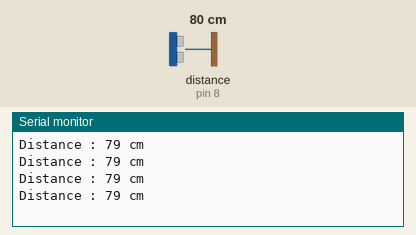
Bench run of a sketch on a simulated Arduino Uno, built with avr-gcc and run on an emulated ATmega328P. On the bench: the last lines printed to the serial monitor. Wiring (inferred from the names in the program): ultrasonic range finder: trigger pin 7; echo pin 8. The test bench sets the inputs (shaded band); at power-on: distance to the obstacle (sensor on pin 8) 80 cm. The echo pulse lasts 58.3 µs per cm.

Above: at 1.2 s.
1.3 s: distance to the obstacle (sensor on pin 8) set to 2 cm
At 1.73 s:
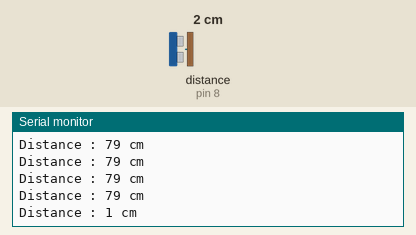
2.8 s: distance to the obstacle (sensor on pin 8) set to 4 cm
At 2.94 s:
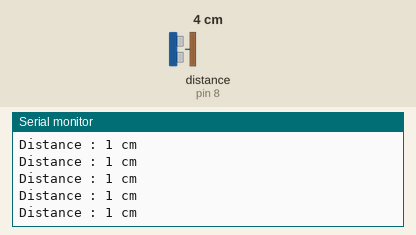
Timing chart, 0 to 5.8 s (numbered marks = the images above; inputs shaded):
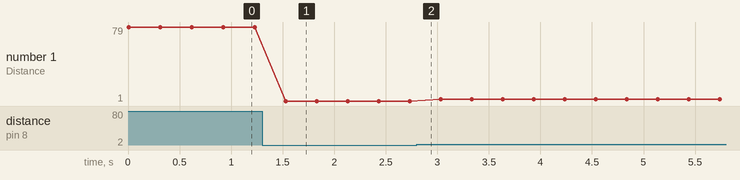

The sketch:

Test_4_Ultrasonic.ino
```cpp
/*
  TEST 4 : THE HC-SR04 ULTRASONIC SENSOR
  --------------------------------------
  Goal: check that the sensor measures distances correctly.

  Wiring:
    VCC  -> 5V
    GND  -> GND
    Trig -> pin 7
    Echo -> pin 8

  How does it work?
    1. Send a pulse on Trig: the sensor emits an ultrasound.
    2. The sound bounces off the obstacle and comes back (the echo).
    3. Echo stays HIGH during the whole round trip of the sound.
    4. distance = time x speed of sound / 2  (divided by 2: there + back)

  Expected result (Serial Monitor, 9600 baud):
  move your hand closer -> the distance decreases.
  Always "Nothing detected"? Check Trig/Echo (swapped?) and the 5V.
*/

const int TRIG_PIN = 7;
const int ECHO_PIN = 8;

void setup() {
  Serial.begin(9600);
  pinMode(TRIG_PIN, OUTPUT);   // We SEND the command to the sensor
  pinMode(ECHO_PIN, INPUT);    // We RECEIVE the answer from the sensor
}

void loop() {
  // 10 microsecond pulse: "sensor, send a sound!"
  digitalWrite(TRIG_PIN, LOW);
  delayMicroseconds(2);
  digitalWrite(TRIG_PIN, HIGH);
  delayMicroseconds(10);
  digitalWrite(TRIG_PIN, LOW);

  // Round-trip time in microseconds (0 if no echo within 30 ms)
  long duration = pulseIn(ECHO_PIN, HIGH, 30000);

  if (duration == 0) {
    Serial.println("Nothing detected");
  } else {
    // Sound travels 0.0343 cm per microsecond
    int distance = duration * 0.0343 / 2;
    Serial.print("Distance : ");
    Serial.print(distance);
    Serial.println(" cm");
  }

  delay(300);
}
```

Measured:
- after the input at 1.3 s, the serial monitor: prints a new line after 0.23 s (image 1)
- plotted number 1: 79 → 1 after the input at 1.3 s, 1 → 3 after the input at 2.8 s
